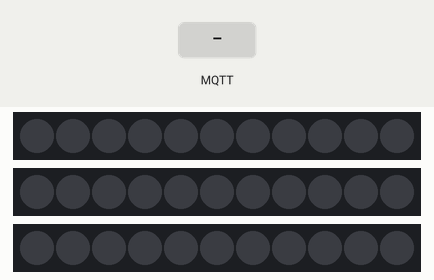
The sketch below on a simulated ESP8266 (NodeMCU). On the bench: 3 × 11 RGB LEDs in strip order, left to right. The test bench sets the inputs (shaded band). Dim RGB values are drawn brighter than linear; WiFi joins after 1.5 s; servers stay silent unless stated; random numbers use the default seed unless the sketch sets one; no MQTT or app messages arrive unless stated; what the sketch prints to the serial monitor is not drawn.

Above: at 2.7 s.
2.8 s: MQTT message "1" arrives on the first subscribed topic
At 3.06 s:
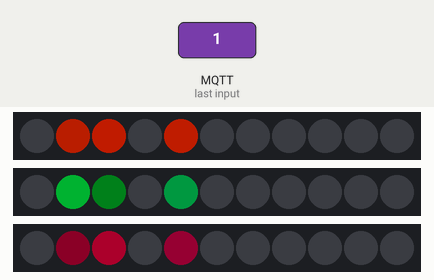
5.8 s: MQTT message "fireplace" arrives on the first subscribed topic
At 6.9 s:
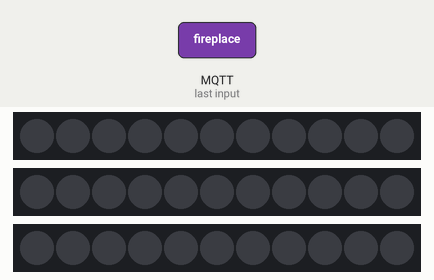
Timing chart, 0 to 8.8 s (numbered marks = the images above; inputs shaded):
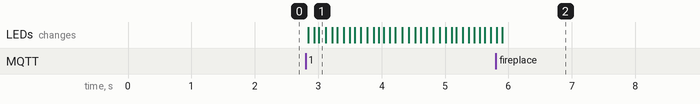

The sketch:

orb_test.ino
```cpp
/*
 Basic ESP8266 MQTT example
 This sketch demonstrates the capabilities of the pubsub library in combination
 with the ESP8266 board/library.
 It connects to an MQTT server then:
  - publishes "hello world" to the topic "outTopic" every two seconds
  - subscribes to the topic "inTopic", printing out any messages
    it receives. NB - it assumes the received payloads are strings not binary
  - If the first character of the topic "inTopic" is an 1, switch ON the ESP Led,
    else switch it off
 It will reconnect to the server if the connection is lost using a blocking
 reconnect function. See the 'mqtt_reconnect_nonblocking' example for how to
 achieve the same result without blocking the main loop.
 To install the ESP8266 board, (using Arduino 1.6.4+):
  - Add the following 3rd party board manager under "File -> Preferences -> Additional Boards Manager URLs":
       http://arduino.esp8266.com/stable/package_esp8266com_index.json
  - Open the "Tools -> Board -> Board Manager" and click install for the ESP8266"
  - Select your ESP8266 in "Tools -> Board"
*/

#include <ESP8266WiFi.h>
#include <PubSubClient.h>

#include "FastLED.h"

// Update these with values suitable for your network.

const char* ssid = "networkID";
const char* password = "*****";
const char* mqtt_server = "192.168.0.22";
const char* mqtt_username = "user";
const char* mqtt_password = "****";
const int mqtt_port = 1883;
const char* state = "";
const char* oldState = "";
#define SENSORNAME "strip"


#define NUM_LEDS_PER_STRIP 11
CRGB leftWallLeds[NUM_LEDS_PER_STRIP];
CRGB rightWallLeds[NUM_LEDS_PER_STRIP];
CRGB bottomLeds[NUM_LEDS_PER_STRIP];
CRGB tempLED;

//globals for fireplace
byte hue = 0;
byte counter=0;

WiFiClient espClient;
PubSubClient client(espClient);

long lastMsg = 0;
char msg[50];
int value = 0;


void fireplace(){
        hue++;
  delay(random(20,40));
  int i = random8(8);
    leftWallLeds[i] = CHSV(random(1,15), 255, random(30,160));
    rightWallLeds[i] = CHSV(random(115,125), 255, random(30,160));
    bottomLeds[i] = CHSV(random(230,245), 255, random(30,160));
     FastLED.show();

    delay(random(50,75));

     for(int x=0; x<NUM_LEDS_PER_STRIP; x++){
    leftWallLeds[x].fadeToBlackBy(.5);
     }
     for(int x=0; x<NUM_LEDS_PER_STRIP; x++){
    rightWallLeds[x].fadeToBlackBy(.5);
     }
     for(int x=0; x<NUM_LEDS_PER_STRIP; x++){
    bottomLeds[x].fadeToBlackBy(.5);
     }
    //checkState();
 // }
}


void blackout() {
  for(int i = 0; i < NUM_LEDS_PER_STRIP; i++) {
    // set our current dot to red, green, and blue
    leftWallLeds[i] = CRGB::Black;
    rightWallLeds[i] = CRGB::Black;
    bottomLeds[i] = CRGB::Black;
    FastLED.show();

  }
  //checkState();
}

void setup_wifi() {

  delay(10);
  // We start by connecting to a WiFi network
  Serial.println();
  Serial.print("Connecting to ");
  Serial.println(ssid);

  WiFi.begin(ssid, password);

  while (WiFi.status() != WL_CONNECTED) {
    delay(500);
    Serial.print(".");
  }

  randomSeed(micros());

  Serial.println("");
  Serial.println("WiFi connected");
  Serial.println("IP address: ");
  Serial.println(WiFi.localIP());
}

void checkState(){
  if (state =="fireplace") {

    client.loop();
    fireplace();
  }

  if (state == "blackout"){
    client.loop();
    blackout();
  }


}


void callback(char* topic, byte* payload, unsigned int length) {
  Serial.print("Message arrived [");
  Serial.print(topic);
  Serial.print("] ");
  for (int i = 0; i < length; i++) {
    Serial.print((char)payload[i]);
  }
  Serial.println();

  // Switch on the LED if an 1 was received as first character
  if ((char)payload[0] == '1') {
   state =  "fireplace";
     /*if (state == "fireplace") {
      fireplace();
      }*/
  }
  if ((char)payload[0] != '1') {
    state = "blackout";
    /*if (state == "blackout") {
      blackout();
      }*/
}
  }


void reconnect() {
  // Loop until we're reconnected
  while (!client.connected()) {
    Serial.print("Attempting MQTT connection...");

    // Attempt to connect
    if (client.connect(SENSORNAME, mqtt_username, mqtt_password)) {
      Serial.println("connected");
      // Once connected, publish an announcement...
      client.publish("outTopic", "hello world");
      // ... and resubscribe
      client.subscribe("inTopic");
    } else {
      Serial.print("failed, rc=");
      Serial.print(client.state());
      Serial.println(" try again in 5 seconds");
      // Wait 5 seconds before retrying
      delay(5000);
    }
  }
}

void setup() {
  FastLED.addLeds<NEOPIXEL, D3>(leftWallLeds, NUM_LEDS_PER_STRIP);
  FastLED.addLeds<NEOPIXEL, D5>(rightWallLeds, NUM_LEDS_PER_STRIP);
  FastLED.addLeds<NEOPIXEL, D7>(bottomLeds, NUM_LEDS_PER_STRIP);

  Serial.begin(9600);
  setup_wifi();
  client.setServer(mqtt_server, mqtt_port);
  client.setCallback(callback);

    }


void loop() {

  if (!client.connected()) {
    reconnect();
  }
  client.loop();
  if (state == "fireplace"){
    fireplace();
    }
  else if (state == "blackout"){
    blackout();
    }
}
```

Measured:
- after the input at 2.8 s, the LEDs: first change at once (image 1 shows a later state)
